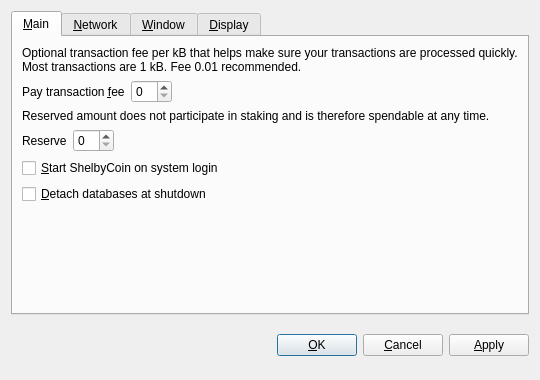
<?xml version="1.0" encoding="UTF-8"?>
<ui version="4.0">
 <class>OptionsDialog</class>
 <widget class="QDialog" name="OptionsDialog">
  <property name="geometry">
   <rect>
    <x>0</x>
    <y>0</y>
    <width>540</width>
    <height>380</height>
   </rect>
  </property>
  <property name="windowTitle">
   <string>Options</string>
  </property>
  <property name="modal">
   <bool>true</bool>
  </property>
  <layout class="QVBoxLayout" name="verticalLayout">
   <item>
    <widget class="QTabWidget" name="tabWidget">
     <property name="tabPosition">
      <enum>QTabWidget::North</enum>
     </property>
     <property name="currentIndex">
      <number>0</number>
     </property>
     <widget class="QWidget" name="tabMain">
      <attribute name="title">
       <string>&amp;Main</string>
      </attribute>
      <layout class="QVBoxLayout" name="verticalLayout_Main">
       <item>
        <widget class="QLabel" name="transactionFeeInfoLabel">
         <property name="text">
          <string>Optional transaction fee per kB that helps make sure your transactions are processed quickly. Most transactions are 1 kB. Fee 0.01 recommended.</string>
         </property>
         <property name="textFormat">
          <enum>Qt::PlainText</enum>
         </property>
         <property name="wordWrap">
          <bool>true</bool>
         </property>
        </widget>
       </item>
       <item>
        <layout class="QHBoxLayout" name="horizontalLayoutFee">
         <item>
          <widget class="QLabel" name="transactionFeeLabel">
           <property name="text">
            <string>Pay transaction &amp;fee</string>
           </property>
           <property name="textFormat">
            <enum>Qt::PlainText</enum>
           </property>
           <property name="buddy">
            <cstring>transactionFee</cstring>
           </property>
          </widget>
         </item>
         <item>
          <widget class="BitcoinAmountField" name="transactionFee"/>
         </item>
         <item>
          <spacer name="horizontalSpacerFee">
           <property name="orientation">
            <enum>Qt::Horizontal</enum>
           </property>
           <property name="sizeHint" stdset="0">
            <size>
             <width>40</width>
             <height>20</height>
            </size>
           </property>
          </spacer>
         </item>
        </layout>
       </item>
       <item>
        <widget class="QLabel" name="reserveBalanceInfoLabel">
         <property name="text">
          <string>Reserved amount does not participate in staking and is therefore spendable at any time.</string>
         </property>
         <property name="textFormat">
          <enum>Qt::PlainText</enum>
         </property>
         <property name="wordWrap">
          <bool>true</bool>
         </property>
        </widget>
       </item>
       <item>
        <layout class="QHBoxLayout" name="horizontalLayoutReserveBalance">
         <item>
          <widget class="QLabel" name="reserveBalanceLabel">
           <property name="text">
            <string>Reserve</string>
           </property>
           <property name="textFormat">
            <enum>Qt::PlainText</enum>
           </property>
           <property name="buddy">
            <cstring>reserveBalance</cstring>
           </property>
          </widget>
         </item>
         <item>
          <widget class="BitcoinAmountField" name="reserveBalance"/>
         </item>
         <item>
          <spacer name="horizontalSpacerReserveBalance">
           <property name="orientation">
            <enum>Qt::Horizontal</enum>
           </property>
           <property name="sizeHint" stdset="0">
            <size>
             <width>40</width>
             <height>20</height>
            </size>
           </property>
          </spacer>
         </item>
        </layout>
       </item>
       <item>
        <widget class="QCheckBox" name="bitcoinAtStartup">
         <property name="toolTip">
          <string>Automatically start ShelbyCoin after logging in to the system.</string>
         </property>
         <property name="text">
          <string>&amp;Start ShelbyCoin on system login</string>
         </property>
        </widget>
       </item>
       <item>
        <widget class="QCheckBox" name="detachDatabases">
         <property name="toolTip">
          <string>Detach block and address databases at shutdown. This means they can be moved to another data directory, but it slows down shutdown. The wallet is always detached.</string>
         </property>
         <property name="text">
          <string>&amp;Detach databases at shutdown</string>
         </property>
        </widget>
       </item>
       <item>
        <spacer name="verticalSpacer_Main">
         <property name="orientation">
          <enum>Qt::Vertical</enum>
         </property>
         <property name="sizeHint" stdset="0">
          <size>
           <width>20</width>
           <height>40</height>
          </size>
         </property>
        </spacer>
       </item>
      </layout>
     </widget>
     <widget class="QWidget" name="tabNetwork">
      <attribute name="title">
       <string>&amp;Network</string>
      </attribute>
      <layout class="QVBoxLayout" name="verticalLayout_Network">
       <item>
        <widget class="QCheckBox" name="mapPortUpnp">
         <property name="toolTip">
          <string>Automatically open the ShelbyCoin client port on the router. This only works when your router supports UPnP and it is enabled.</string>
         </property>
         <property name="text">
          <string>Map port using &amp;UPnP</string>
         </property>
        </widget>
       </item>
       <item>
        <widget class="QCheckBox" name="connectSocks">
         <property name="toolTip">
          <string>Connect to the ShelbyCoin network through a SOCKS proxy (e.g. when connecting through Tor).</string>
         </property>
         <property name="text">
          <string>&amp;Connect through SOCKS proxy:</string>
         </property>
        </widget>
       </item>
       <item>
        <layout class="QHBoxLayout" name="horizontalLayout_Network">
         <item>
          <widget class="QLabel" name="proxyIpLabel">
           <property name="text">
            <string>Proxy &amp;IP:</string>
           </property>
           <property name="textFormat">
            <enum>Qt::PlainText</enum>
           </property>
           <property name="buddy">
            <cstring>proxyIp</cstring>
           </property>
          </widget>
         </item>
         <item>
          <widget class="QValidatedLineEdit" name="proxyIp">
           <property name="maximumSize">
            <size>
             <width>140</width>
             <height>16777215</height>
            </size>
           </property>
           <property name="toolTip">
            <string>IP address of the proxy (e.g. 127.0.0.1)</string>
           </property>
          </widget>
         </item>
         <item>
          <widget class="QLabel" name="proxyPortLabel">
           <property name="text">
            <string>&amp;Port:</string>
           </property>
           <property name="textFormat">
            <enum>Qt::PlainText</enum>
           </property>
           <property name="buddy">
            <cstring>proxyPort</cstring>
           </property>
          </widget>
         </item>
         <item>
          <widget class="QLineEdit" name="proxyPort">
           <property name="maximumSize">
            <size>
             <width>55</width>
             <height>16777215</height>
            </size>
           </property>
           <property name="toolTip">
            <string>Port of the proxy (e.g. 9050)</string>
           </property>
          </widget>
         </item>
         <item>
          <widget class="QLabel" name="socksVersionLabel">
           <property name="text">
            <string>SOCKS &amp;Version:</string>
           </property>
           <property name="textFormat">
            <enum>Qt::PlainText</enum>
           </property>
           <property name="buddy">
            <cstring>socksVersion</cstring>
           </property>
          </widget>
         </item>
         <item>
          <widget class="QValueComboBox" name="socksVersion">
           <property name="toolTip">
            <string>SOCKS version of the proxy (e.g. 5)</string>
           </property>
          </widget>
         </item>
         <item>
          <spacer name="horizontalSpacer_Network">
           <property name="orientation">
            <enum>Qt::Horizontal</enum>
           </property>
           <property name="sizeHint" stdset="0">
            <size>
             <width>40</width>
             <height>20</height>
            </size>
           </property>
          </spacer>
         </item>
        </layout>
       </item>
       <item>
        <spacer name="verticalSpacer_Network">
         <property name="orientation">
          <enum>Qt::Vertical</enum>
         </property>
         <property name="sizeHint" stdset="0">
          <size>
           <width>20</width>
           <height>40</height>
          </size>
         </property>
        </spacer>
       </item>
      </layout>
     </widget>
     <widget class="QWidget" name="tabWindow">
      <attribute name="title">
       <string>&amp;Window</string>
      </attribute>
      <layout class="QVBoxLayout" name="verticalLayout_Window">
       <item>
        <widget class="QCheckBox" name="minimizeToTray">
         <property name="toolTip">
          <string>Show only a tray icon after minimizing the window.</string>
         </property>
         <property name="text">
          <string>&amp;Minimize to the tray instead of the taskbar</string>
         </property>
        </widget>
       </item>
       <item>
        <widget class="QCheckBox" name="minimizeOnClose">
         <property name="toolTip">
          <string>Minimize instead of exit the application when the window is closed. When this option is enabled, the application will be closed only after selecting Quit in the menu.</string>
         </property>
         <property name="text">
          <string>M&amp;inimize on close</string>
         </property>
        </widget>
       </item>
       <item>
        <spacer name="verticalSpacer_Window">
         <property name="orientation">
          <enum>Qt::Vertical</enum>
         </property>
         <property name="sizeHint" stdset="0">
          <size>
           <width>20</width>
           <height>40</height>
          </size>
         </property>
        </spacer>
       </item>
      </layout>
     </widget>
     <widget class="QWidget" name="tabDisplay">
      <attribute name="title">
       <string>&amp;Display</string>
      </attribute>
      <layout class="QVBoxLayout" name="verticalLayout_Display">
       <item>
        <layout class="QHBoxLayout" name="horizontalLayout_1_Display">
         <item>
          <widget class="QLabel" name="langLabel">
           <property name="text">
            <string>User Interface &amp;language:</string>
           </property>
           <property name="textFormat">
            <enum>Qt::PlainText</enum>
           </property>
           <property name="buddy">
            <cstring>lang</cstring>
           </property>
          </widget>
         </item>
         <item>
          <widget class="QValueComboBox" name="lang">
           <property name="toolTip">
            <string>The user interface language can be set here. This setting will take effect after restarting ShelbyCoin.</string>
           </property>
          </widget>
         </item>
        </layout>
       </item>
       <item>
        <layout class="QHBoxLayout" name="horizontalLayout_2_Display">
         <item>
          <widget class="QLabel" name="unitLabel">
           <property name="text">
            <string>&amp;Unit to show amounts in:</string>
           </property>
           <property name="textFormat">
            <enum>Qt::PlainText</enum>
           </property>
           <property name="buddy">
            <cstring>unit</cstring>
           </property>
          </widget>
         </item>
         <item>
          <widget class="QValueComboBox" name="unit">
           <property name="toolTip">
            <string>Choose the default subdivision unit to show in the interface and when sending coins.</string>
           </property>
          </widget>
         </item>
        </layout>
       </item>
       <item>
        <widget class="QCheckBox" name="displayAddresses">
         <property name="toolTip">
          <string>Whether to show ShelbyCoin addresses in the transaction list or not.</string>
         </property>
         <property name="text">
          <string>&amp;Display addresses in transaction list</string>
         </property>
        </widget>
       </item>
       <item>
        <widget class="QCheckBox" name="coinControlFeatures">
         <property name="toolTip">
          <string>Whether to show coin control features or not.</string>
         </property>
         <property name="text">
          <string>Display coin &amp;control features (experts only!)</string>
         </property>
        </widget>
       </item>
       <item>
        <spacer name="verticalSpacer_Display">
         <property name="orientation">
          <enum>Qt::Vertical</enum>
         </property>
         <property name="sizeHint" stdset="0">
          <size>
           <width>20</width>
           <height>40</height>
          </size>
         </property>
        </spacer>
       </item>
      </layout>
     </widget>
    </widget>
   </item>
   <item>
    <layout class="QHBoxLayout" name="horizontalLayout_Buttons">
     <item>
      <spacer name="horizontalSpacer_1">
       <property name="orientation">
        <enum>Qt::Horizontal</enum>
       </property>
       <property name="sizeHint" stdset="0">
        <size>
         <width>40</width>
         <height>48</height>
        </size>
       </property>
      </spacer>
     </item>
     <item>
      <widget class="QLabel" name="statusLabel">
       <property name="font">
        <font>
         <weight>75</weight>
         <bold>true</bold>
        </font>
       </property>
       <property name="text">
        <string/>
       </property>
       <property name="textFormat">
        <enum>Qt::PlainText</enum>
       </property>
       <property name="wordWrap">
        <bool>true</bool>
       </property>
      </widget>
     </item>
     <item>
      <spacer name="horizontalSpacer_2">
       <property name="orientation">
        <enum>Qt::Horizontal</enum>
       </property>
       <property name="sizeHint" stdset="0">
        <size>
         <width>40</width>
         <height>48</height>
        </size>
       </property>
      </spacer>
     </item>
     <item>
      <widget class="QPushButton" name="okButton">
       <property name="text">
        <string>&amp;OK</string>
       </property>
      </widget>
     </item>
     <item>
      <widget class="QPushButton" name="cancelButton">
       <property name="text">
        <string>&amp;Cancel</string>
       </property>
       <property name="autoDefault">
        <bool>false</bool>
       </property>
      </widget>
     </item>
     <item>
      <widget class="QPushButton" name="applyButton">
       <property name="text">
        <string>&amp;Apply</string>
       </property>
       <property name="autoDefault">
        <bool>false</bool>
       </property>
      </widget>
     </item>
    </layout>
   </item>
  </layout>
 </widget>
 <customwidgets>
  <customwidget>
   <class>BitcoinAmountField</class>
   <extends>QSpinBox</extends>
   <header>bitcoinamountfield.h</header>
  </customwidget>
  <customwidget>
   <class>QValueComboBox</class>
   <extends>QComboBox</extends>
   <header>qvaluecombobox.h</header>
  </customwidget>
  <customwidget>
   <class>QValidatedLineEdit</class>
   <extends>QLineEdit</extends>
   <header>qvalidatedlineedit.h</header>
  </customwidget>
 </customwidgets>
 <resources/>
 <connections/>
</ui>
